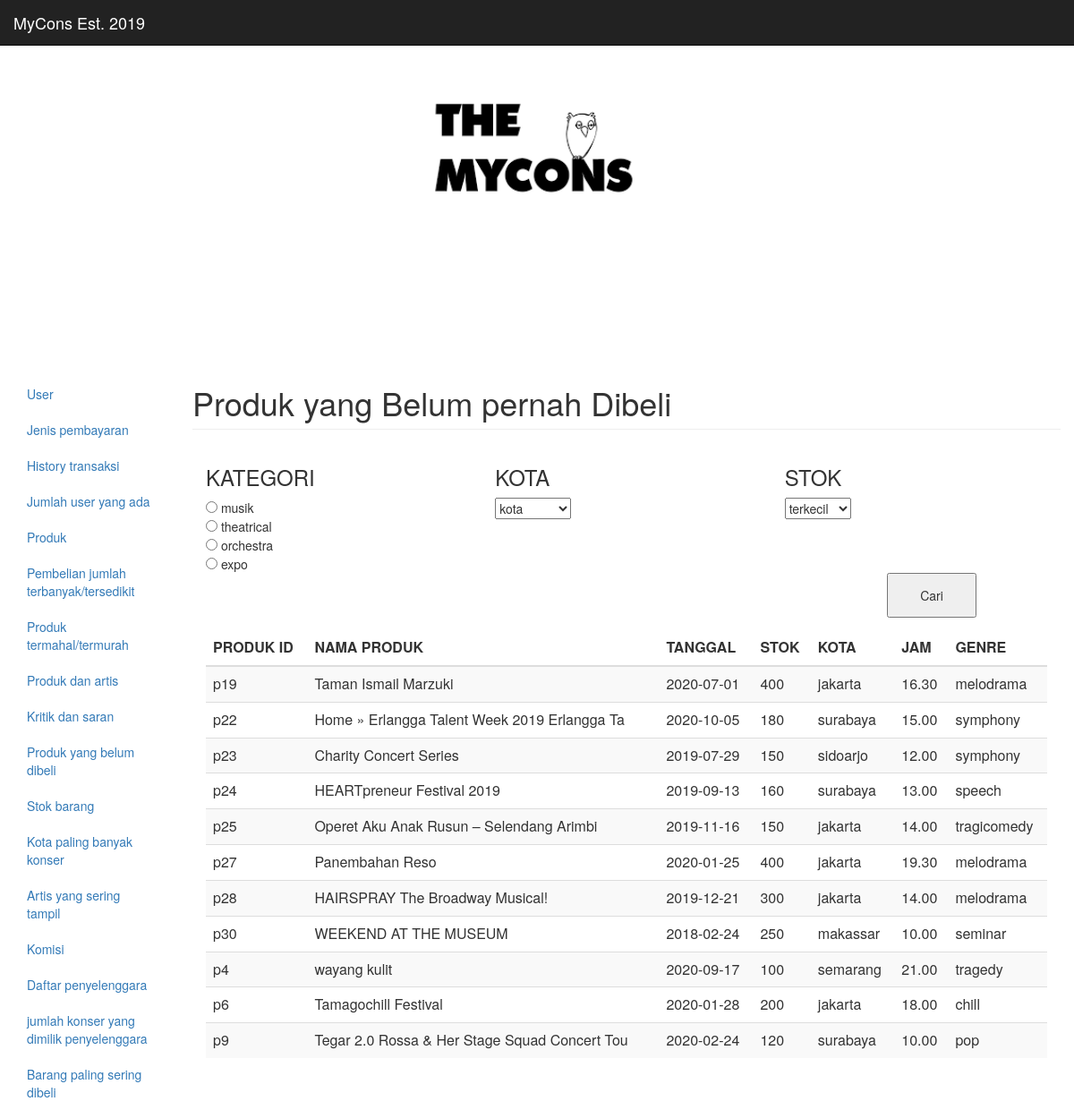
/adminarea/belum_dibeli.php, run on an earlier commit of the app's database.
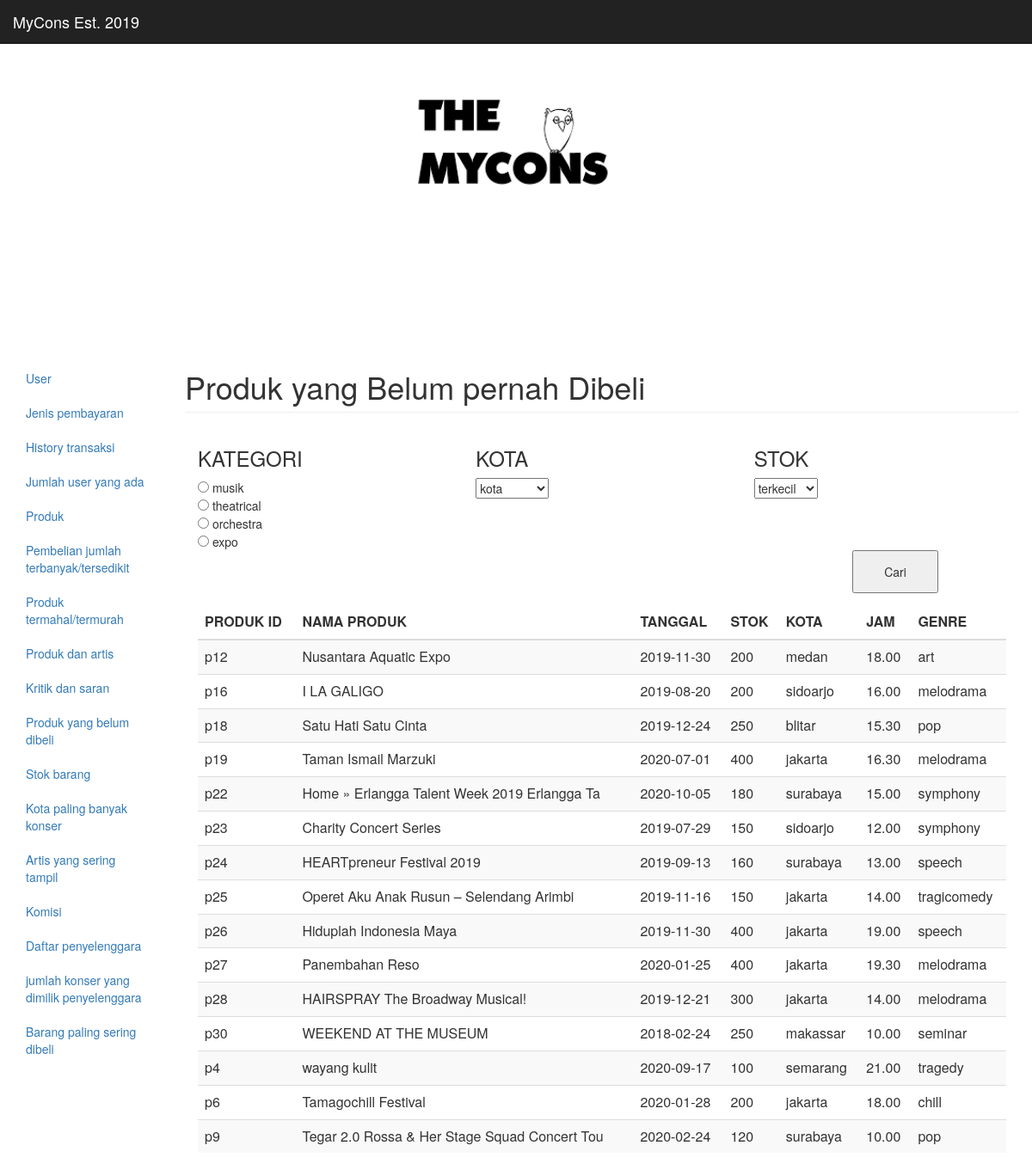
And on a later commit of the database.
### tables this page shows
CREATE TABLE `kategori` (
  `kategori_id` varchar(45) NOT NULL,
  `nama_kategori` varchar(45) NOT NULL
);

CREATE TABLE `produk` (
  `produk_id` varchar(45) NOT NULL,
  `nama_produk` varchar(45) NOT NULL,
  `kategori_id` varchar(45) NOT NULL,
  `deskripsi` text NOT NULL,
  `tanggal` date NOT NULL,
  `stok` varchar(45) NOT NULL,
  `kota` varchar(45) NOT NULL,
  `jam` varchar(45) NOT NULL,
  `gambar` varchar(45) NOT NULL,
  `genre` varchar(45) DEFAULT NULL
);

### adminarea/belum_dibeli.php (the view, shortened to what this page needs)
<?php
include("../configonline.php");
$total=mysqli_query($con,"Select produk_id, nama_produk, tanggal, stok, kota, jam, genre
from produk WHERE PRODUK_ID NOT IN (SELECT PRODUK_ID FROM cart_produk c GROUP BY PRODUK_ID);
");
$dropdown2=mysqli_query($con,"SELECT * FROM kategori k;");
?>
<html>
<head>
  <link rel="stylesheet" href="../assets/bootstrap/css/bootstrap.css" rel="stylesheet">
</head>
<body>
  <?php echo include('logo.html');?>
  <nav class="navbar navbar-inverse navbar-fixed-top">
    <div class="container-fluid">
      <div class="navbar-header">
        <a class="navbar-brand" href="#">MyCons Est. 2019</a>
      </div>
    </div>
  </nav>
  <div id='a'>
  </div>
  <div class="container-fluid">
    <div class="row">
      <?php include("sidebar.php")?>
      <div class="col-sm-9 col-sm-offset-3 col-md-10 col-md-offset-2 main" style="position: relative;margin-top:-750px">
        <h1 class="page-header">Produk yang Belum pernah Dibeli</h1>
        <form action="" method="get">
          <div class=" col-md-4 " style="position: relative;">
          <h3>KATEGORI</h3>
            <div class="btn-group" role="group">
              <?php while ($tampung2=mysqli_fetch_assoc($dropdown2)): ?>
              <input type="radio" style="display:inline;" name="kategori"
                value="<?php echo $tampung2['kategori_id'] ?>">
              <?php echo $tampung2['nama_kategori'] ?><br>
              <?php endwhile ;?>
            </div>
          </div>
          <div class=" col-md-4 " style="position: relative;">
          <h3>KOTA</h3>
            <select name="kota" id="">
              <option value="!=''">kota</option>
            </select>
          </div>
          <div class=" col-md-4 " style="position: relative">
<h3>STOK</h3>
            <div class="btn-group" role="group">
              <select name="stok" id="">
                <option value="asc">terkecil</option>
              </select>
            </div>
          </div>
          <button style="width:100px;height:50px;margin-left:80%" type="submit">Cari</button>
        </form>
        <div class="table-responsive col-md-12">
          <table class="table table-striped">
            <thead>
              <tr>
                <th>PRODUK ID</th>
                <th>NAMA PRODUK</th>
                <th>TANGGAL</th>
                <th>STOK</th>
                <th>KOTA</th>
                <th>JAM</th>
                <th>GENRE</th>
              </tr>
            </thead>
            <tbody>
              <?php while($tampung=mysqli_fetch_assoc($total)): ?>
              <tr>
                <td><?php echo $tampung['produk_id']   ?></td>
                <td><?php echo $tampung['nama_produk']   ?></td>
                <td><?php echo $tampung['tanggal']   ?></td>
                <td><?php echo $tampung['stok']   ?></td>
                <td><?php echo $tampung['kota']   ?></td>
                <td><?php echo $tampung['jam']   ?></td>
                <td><?php echo $tampung['genre']   ?></td>
              </tr>
              <?php endwhile; ?>
            </tbody>
          </table>
        </div>
      </div>
    </div>
  </div>
</body>
</html>

What changed in the data, as far as the page shows it:
now on this page (row edited): produk: produk_id "p12", nama_produk "Nusantara Aquatic Expo", tanggal "2019-11-30", stok "200", kota "medan", jam "18.00", genre "art"
now on this page (row edited): produk: produk_id "p16", nama_produk "I LA GALIGO", tanggal "2019-08-20", stok "200", kota "sidoarjo", jam "16.00", genre "melodrama"
now on this page (row edited): produk: produk_id "p18", nama_produk "Satu Hati Satu Cinta", tanggal "2019-12-24", stok "250", kota "blitar", jam "15.30", genre "pop"
now on this page (row edited): produk: produk_id "p26", nama_produk "Hiduplah Indonesia Maya", tanggal "2019-11-30", stok "400", kota "jakarta", jam "19.00", genre "speech"
